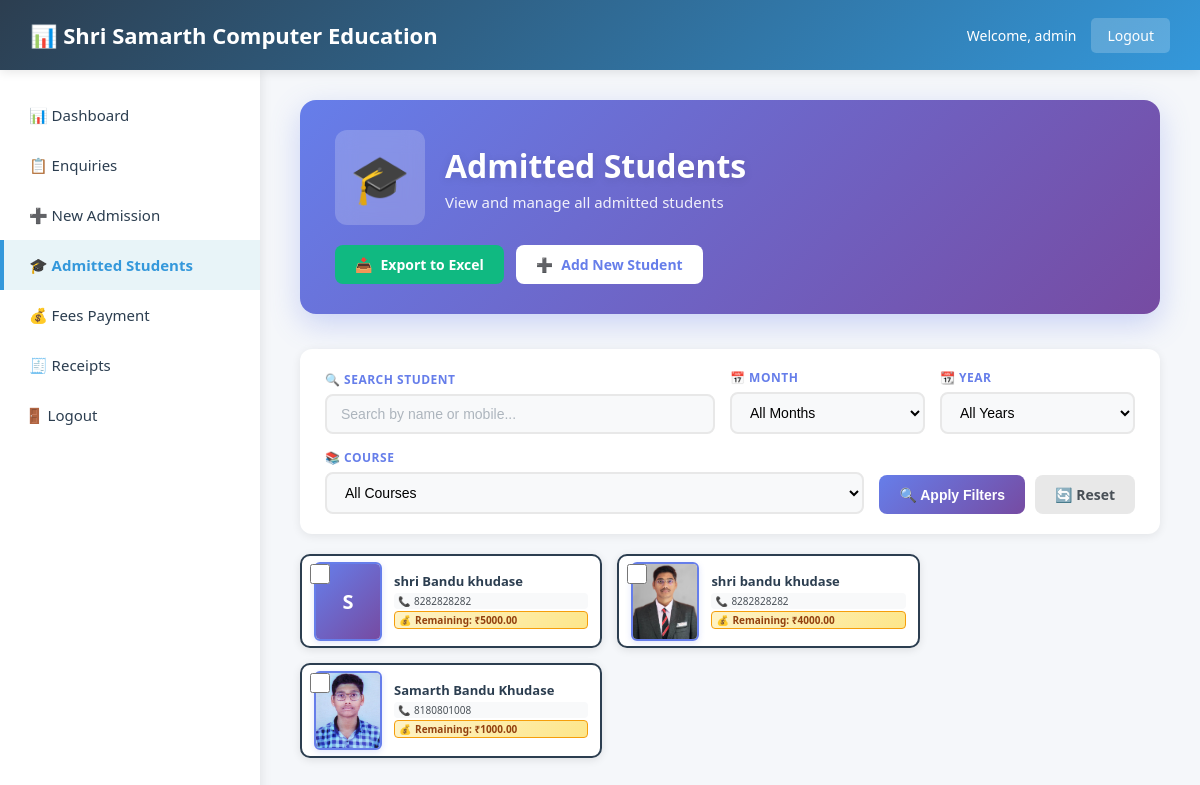
Before: /admission/students/ (signed in) with the older database file.
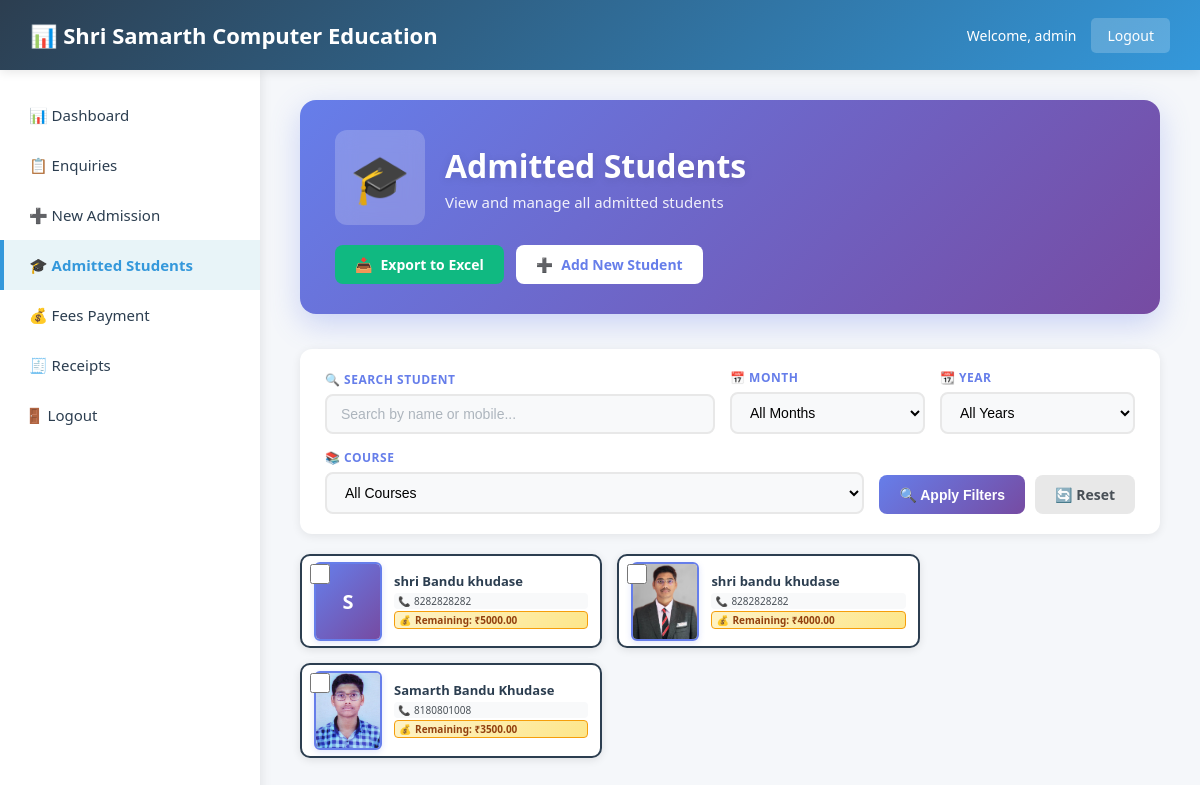
After: the same page with the newer database file.
### core/models.py (models this page shows, shortened)
class AdmittedStudent(models.Model):
    COURSE_CHOICES = [
        ('MS-CIT', 'MS-CIT'),
        ('Tally', 'Tally'),
        ('Advance Excel', 'Advance Excel'),
        ('IOT', 'IOT'),
        ('Scratch', 'Scratch'),
        ('Other', 'Other'),
    ]
    GENDER_CHOICES = [
        ('Male', 'Male'),
        ('Female', 'Female'),
        ('Other', 'Other'),
    ]
    MARITAL_STATUS_CHOICES = [
        ('Single', 'Single'),
        ('Married', 'Married'),
    ]
    course = models.CharField(max_length=50, choices=COURSE_CHOICES)
    custom_course = models.CharField(max_length=100, blank=True, null=True, help_text="If 'Other' is selected")
    student_name = models.CharField(max_length=100)
    father_name = models.CharField(max_length=100)
    surname = models.CharField(max_length=100)
    mother_name = models.CharField(max_length=100)
    full_name = models.CharField(max_length=300)
    date_of_birth = models.DateField()
    mobile_own = models.CharField(max_length=15)
    parent_mobile = models.CharField(max_length=15, blank=True, null=True)
    gender = models.CharField(max_length=10, choices=GENDER_CHOICES)
    marital_status = models.CharField(max_length=10, choices=MARITAL_STATUS_CHOICES)
    address = models.TextField()
    city = models.CharField(max_length=100)
    tehsil_block = models.CharField(max_length=100)
    district = models.CharField(max_length=100)
    pin_code = models.CharField(max_length=10)
    educational_qualification = models.CharField(max_length=200)
    photo = models.ImageField(upload_to='student_photos/', blank=True, null=True)
    total_fees = models.DecimalField(
        max_digits=10,
        decimal_places=2,
        validators=[MinValueValidator(0)],
        default=5000
    )
    paid_fees = models.DecimalField(
        max_digits=10,
        decimal_places=2,
        validators=[MinValueValidator(0)],
        default=0
    )
    admission_date = models.DateTimeField(auto_now_add=True)
    updated_at = models.DateTimeField(auto_now=True)
    @property
    def remaining_fees(self):
        return self.total_fees - self.paid_fees
    class Meta:
        ordering = ['-admission_date']
        verbose_name = 'Admitted Student'
        verbose_name_plural = 'Admitted Students'

### core/views.py (the view)
# urls.py: path('admission/students/', views.admitted_students, name='admitted_students'),
@login_required
def admitted_students(request):
    search = request.GET.get("search", "")
    month = request.GET.get("month", "")
    year = request.GET.get("year", "")
    course = request.GET.get("course", "")
    students = AdmittedStudent.objects.all().order_by('-admission_date')
    if search:
        students = students.filter(
            Q(full_name__icontains=search) |
            Q(student_name__icontains=search) |
            Q(mobile_own__icontains=search)
        )
    if month:
        students = students.filter(admission_date__month=month)
    if year:
        students = students.filter(admission_date__year=year)
    if course:
        students = students.filter(course=course)
    available_years = (
        AdmittedStudent.objects
        .annotate(year=ExtractYear('admission_date'))
        .values_list('year', flat=True)
        .distinct()
        .order_by('-year')
    )
    return render(request, 'core/admitted_students.html', {
        'students': students,
        'search': search,
        'month': month,
        'year': year,
        'course': course,
        'available_years': available_years,
        'active_page': 'admitted_students'
    })

### templates/core/admitted_students.html (shortened to what this page needs)
{% extends 'base/base.html' %}
{% load static %}
{% block extra_css %}
<link rel="stylesheet" href="{% static 'core/admitted_students.css' %}">
{% endblock %}
{% block page_heading %}
<div class="page-header">
    <div class="page-header-content">
        <div class="page-title-wrapper">
            <div class="page-icon">🎓</div>
            <div>
                <h1 class="page-title">Admitted Students</h1>
                <p class="page-subtitle">View and manage all admitted students</p>
            </div>
        </div>
        <div class="page-actions">
            <a href="{% url 'export_admitted_students_excel' %}?search={{ search }}&month={{ month }}&year={{ year }}&course={{ course }}" class="action-btn primary">
                <span>📥</span> Export to Excel
            </a>
            <a href="{% url 'new_admission' %}" class="action-btn primary">
                <span>➕</span> Add New Student
            </a>
        </div>
    </div>
</div>
{% endblock %}
{% block content %}
<div class="filters-container">
    <form method="get" class="filters-form" id="filterForm">
        <div class="filter-group search-group">
            <label for="search">🔍 Search Student</label>
            <input
                type="text"
                name="search"
                id="search"
                placeholder="Search by name or mobile..."
                value="{{ search }}"
                class="filter-input"
            >
        </div>
        <div class="filter-group">
            <label for="month">📅 Month</label>
            <select name="month" id="month" class="filter-select">
                <option value="">All Months</option>
            </select>
        </div>
        <div class="filter-group">
            <label for="year">📆 Year</label>
            <select name="year" id="year" class="filter-select">
                <option value="">All Years</option>
            </select>
        </div>
        <div class="filter-group">
            <label for="course">📚 Course</label>
            <select name="course" id="course" class="filter-select">
                <option value="">All Courses</option>
            </select>
        </div>
        <div class="filter-buttons">
            <button type="submit" class="filter-btn apply">
                🔍 Apply Filters
            </button>
            <a href="{% url 'admitted_students' %}" class="filter-btn reset">
                🔄 Reset
            </a>
        </div>
    </form>
</div>
<div class="students-container">
    <div class="students-grid">
        {% if students %}
            {% for student in students %}
            <div class="student-card" data-student-id="{{ student.id }}">
                <div class="student-select">
                    <input type="checkbox" class="student-checkbox" value="{{ student.id }}" onclick="event.stopPropagation(); updateSelectedCount();">
                </div>
                <div class="student-photo" onclick="openStudentModal({{ student.id }})">
                    {% if student.photo %}
                        <img src="{{ student.photo.url }}" alt="{{ student.full_name }}">
                    {% else %}
                        <div class="photo-placeholder">
                            {{ student.student_name|slice:":1"|upper }}
                        </div>
                    {% endif %}
                </div>
                <div class="student-info" onclick="openStudentModal({{ student.id }})">
                    <h3 class="student-name">{{ student.full_name }}</h3>
                    <div class="student-details">
                        <div class="detail-item">
                            <span class="detail-icon">📞</span>
                            <span>{{ student.mobile_own }}</span>
                        </div>
                        <div class="detail-item fees">
                            <span class="detail-icon">💰</span>
                            <span>Remaining: ₹{{ student.remaining_fees|floatformat:2 }}</span>
                        </div>
                    </div>
                </div>
            </div>
            {% endfor %}
        {% endif %}
    </div>
</div>
{% endblock %}

### templates/base/base.html (shortened to what this page needs)
{% load static %}
<!DOCTYPE html>
<html lang="en">
<head>
    <link rel="stylesheet" href="{% static 'core/dashboard.css' %}">
    {% block extra_css %}{% endblock %}
</head>
<body>
<header class="top-header">
    <h1>📊 Shri Samarth Computer Education</h1>
    <div class="user-info">
        <span>Welcome, {{ request.user.username|default:"Admin" }}</span>
        <a href="{% url 'logout' %}" class="logout-btn" onclick="event.preventDefault(); document.getElementById('logout-form').submit();">Logout</a>
    </div>
</header>
<div class="layout">
    {% include 'includes/sidebar.html' %}
    <main class="main-content">
        {% block page_heading %}{% endblock %}
        {% block content %}{% endblock %}
    </main>
</div>
</body>
</html>

### templates/includes/sidebar.html (shortened to what this page needs)
<nav class="sidebar">
    <a href="{% url 'dashboard' %}"
       class="menu-item {% if active_page == 'dashboard' %}active{% endif %}">
        📊 Dashboard
    </a>
    <a href="{% url 'enquiry_list' %}"
       class="menu-item {% if active_page == 'enquiries' %}active{% endif %}">
        📋 Enquiries
    </a>
    <a href="{% url 'new_admission' %}"
       class="menu-item {% if active_page == 'new_admission' %}active{% endif %}">
        ➕ New Admission
    </a>
    <a href="{% url 'admitted_students' %}"
       class="menu-item {% if active_page == 'admitted_students' %}active{% endif %}">
        🎓 Admitted Students
    </a>
    <a href="{% url 'fees_payment' %}"
       class="menu-item {% if active_page == 'fees_payment' %}active{% endif %}">
        💰 Fees Payment
    </a>
    <a href="{% url 'receipts_view' %}"
       class="menu-item {% if active_page == 'receipts' %}active{% endif %}">
        🧾 Receipts
    </a>
    <form method="post" action="{% url 'logout' %}" style="margin: 0;">
        <button type="submit" class="menu-item logout-item">
            🚪 Logout
        </button>
    </form>
</nav>

### static/core/dashboard.css (style rules this page uses)
* { margin: 0; padding: 0; box-sizing: border-box; }
html, body { height: 100%; font-family: 'Segoe UI', Tahoma, Geneva, Verdana, sans-serif; background: #f5f7fa; }
.top-header { height: 70px; background: linear-gradient(135deg, #2c3e50, #3498db); color: white; padding: 0 30px; display: flex; align-items: center; justify-content: space-between; position: fixed; top: 0; left: 0; right: 0; z-index: 1000; box-shadow: 0 2px 10px rgba(0,0,0,0.1); }
.top-header h1 { font-size: 22px; font-weight: 600; margin: 0; }
.user-info { display: flex; align-items: center; gap: 15px; }
.user-info span { font-size: 14px; }
.logout-btn { background: rgba(255,255,255,0.2); color: white; padding: 8px 16px; border-radius: 5px; text-decoration: none; transition: background 0.3s; font-size: 14px; }
.layout { display: flex; padding-top: 70px; min-height: 100vh; }
.sidebar { width: 260px; background: white; box-shadow: 2px 0 10px rgba(0,0,0,0.08); position: fixed; left: 0; top: 70px; bottom: 0; overflow-y: auto; padding: 20px 0; }
.menu-item { display: block; padding: 15px 25px; color: #2c3e50; text-decoration: none; font-weight: 500; font-size: 15px; border-left: 4px solid transparent; transition: all 0.3s ease; }
.menu-item.active { background: #e8f4f8; border-left-color: #3498db; color: #3498db; font-weight: 600; }
.logout-item { width: 100%; background: none; border: none; text-align: left; cursor: pointer; font-family: 'Segoe UI', Tahoma, Geneva, Verdana, sans-serif; }
.main-content { flex: 1; margin-left: 260px; padding: 30px 40px; min-height: calc(100vh - 70px); background: #f5f7fa; }
.page-header { background: linear-gradient(135deg, #667eea 0%, #764ba2 100%); border-radius: 16px; padding: 0; margin-bottom: 35px; box-shadow: 0 10px 30px rgba(102, 126, 234, 0.3); overflow: hidden; }
.page-header-content { padding: 30px 35px; display: flex; justify-content: space-between; align-items: center; flex-wrap: wrap; gap: 20px; }
.page-title-wrapper { display: flex; align-items: center; gap: 20px; }
.page-icon { font-size: 48px; background: rgba(255, 255, 255, 0.2); padding: 15px; border-radius: 12px; backdrop-filter: blur(10px); }
.page-title { font-size: 32px; font-weight: 700; color: white; margin: 0; text-shadow: 0 2px 10px rgba(0, 0, 0, 0.1); }
.page-subtitle { font-size: 15px; color: rgba(255, 255, 255, 0.9); margin: 5px 0 0 0; font-weight: 400; }
.action-btn { padding: 10px 20px; border: none; border-radius: 8px; font-size: 14px; font-weight: 600; cursor: pointer; transition: all 0.3s ease; display: inline-flex; align-items: center; gap: 8px; text-decoration: none; }
.action-btn.primary { background: white; color: #667eea; }

Changed rows visible on the page:
changed AdmittedStudent "Samarth Bandu Khudase": remaining_fees "1000.00" → "3500.00"
